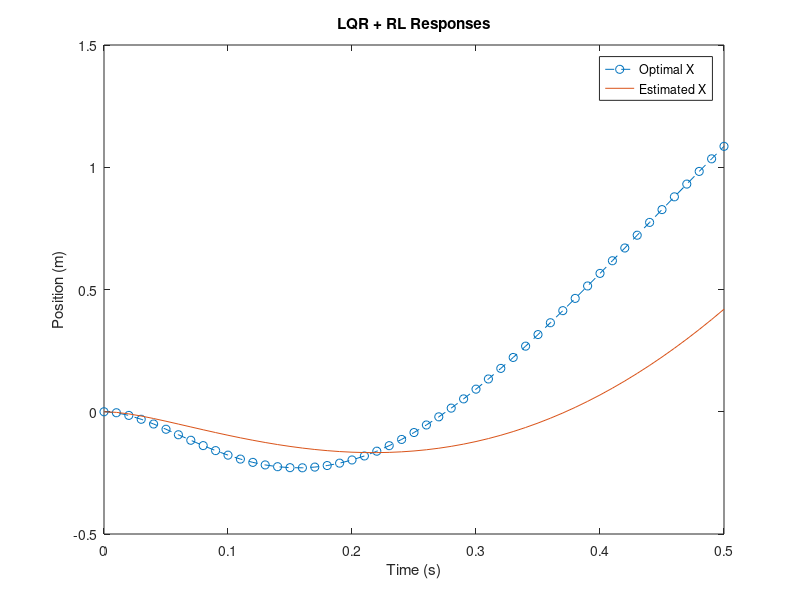

MATLAB code to generate this figure: (Note: this script raises an error after producing the figure.)
clc; clear; close all;

%% Plant Parameters
m0 = 1.5; % Mass of cart
m1 = .75; % Mass of first linkage
m2 = .5; % Mass of second linkage

l1 = .75; % Length of linkage 1
l2 = .5; % Length of linkage 2

%% Linearized Plant

g = 9.8;

M_0 = [...
    m0+m1+m2 (m1/2+m2)*l1 m2*l2/2;
    (m1/2+m2)*l1 (m1/3+m2)*l1^2 m2*l1*l2/2;
    m2*l2/2 m2*l1*l2/2 (m2*l2^2)/3;
    ];

pG_0 = [...
    0 0 0;
    0 -((.5*m1)+m2)*l1*g 0;
    0 0 -.5*m2*l2*g;
    ];

H = [1 0 0]';

A = [...
    zeros(3) eye(3);
    -inv(M_0)*pG_0 zeros(3);
    ];

B = [...
    zeros(3,1);
    inv(M_0)*H;
    ];

C = eye(6);
%% LQR
Q = [1 0 0 0 0 0;
    0 1 0 0 0 0;
    0 0 1 0 0 0;
    0 0 0 1 0 0;
    0 0 0 0 1 0;
    0 0 0 0 0 1];

R = 1;

K = lqr(A,B,Q,R);
[Kt,St,Pt] = lqr(A,B,Q,R);
At = A-B*K;

s = .01;
t = [0:s:10];
x0 = [0,deg2rad(20),deg2rad(40),0,0,0] ;

sys_cl = ss(At,B, eye(6),zeros(6,1));

[y_cl, tOut,x_cl] = initial(sys_cl,x0,t);
%% RL
clc
A = [...
    zeros(3) eye(3);
    -inv(M_0)*pG_0 zeros(3);
    ];

B = [...
    zeros(3,1);
    inv(M_0)*H;
    ];

%Q = [1 0 0 0 0 0;
     % 0 1 0 0 0 0;
     % 0 0 1 0 0 0;
     % 0 0 0 1 0 0;
     % 0 0 0 0 1 0;
     % 0 0 0 0 0 1];
Q = diag([70;100;100;30;1;1]);
R = 1;

C = eye(6);
s = .01
t = [0:s:.5]

[Kt,St,Pt] = lqr(A,B,Q,R);   %Testing
[Krl,Srl,Prl] = lqr(A,B,Q,R) %Optimal Case

%Made the guess the same as the optimal case 
  Guess_F = [1.0000 -331.9622  358.9084    3.7416  -17.6071   59.2992]; %Made the guess the same as the optimal case 
Optimal_F = [1.0000 -331.9622  358.9084    3.7416  -17.6071   59.2992];


x0_rl = [0,deg2rad(20),deg2rad(40),0,0,0]

M = 1;       % Number of epochs


for epoch = 1:M
    Arl = A-B*Guess_F
    sys = ss(Arl,zeros(size(Arl)), eye(size(Arl)),0);
    
    xrl = initial(sys,x0_rl,t);

    sim1_epoch_2 = [];
    sim2_epoch_2 = [];
    

    x1rl = xrl(:,1); %Vehicle Position Data 
    x2rl = xrl(:,2); %Vehicle Velocity Data
    x3rl = xrl(:,3); %Pendulum 1 Angle 
    x4rl = xrl(:,4); %Pendulum 1 A. Velocity
    x5rl = xrl(:,5); %Pendulum 2 Angle  
    x6rl = xrl(:,6); %Pendulum 2 A. Velocuty

    %LHS Initial Step
     sim1_epoch_2(1,:) = [...
        x1rl(1)^2 - x1rl(2)^2,  2*x1rl(1)*x2rl(1) - 2*x1rl(2)*x2rl(2), 2*x1rl(1)*x3rl(1) - 2*x1rl(2)*x3rl(2), 2*x1rl(1)*x4rl(1) - 2*x1rl(2)*x4rl(2), 2*x1rl(1)*x5rl(1) - 2*x1rl(2)*x5rl(2), 2*x1rl(1)*x6rl(1) - 2*x1rl(2)*x6rl(2), ...
        x2rl(1)^2 - x2rl(2)^2,  2*x2rl(1)*x3rl(1) - 2*x2rl(2)*x3rl(2), 2*x2rl(1)*x4rl(1) - 2*x2rl(2)*x4rl(2), 2*x2rl(1)*x5rl(1) - 2*x2rl(2)*x5rl(2), 2*x2rl(1)*x6rl(1) - 2*x2rl(2)*x6rl(2), ...
        x3rl(1)^2 - x3rl(2)^2,  2*x3rl(1)*x4rl(1) - 2*x3rl(2)*x4rl(2), 2*x3rl(1)*x5rl(1) - 2*x3rl(2)*x5rl(2), 2*x3rl(1)*x6rl(1) - 2*x3rl(2)*x6rl(2), ...
        x4rl(1)^2 - x4rl(2)^2,  2*x4rl(1)*x5rl(1) - 2*x4rl(2)*x5rl(2), 2*x4rl(1)*x6rl(1) - 2*x4rl(2)*x6rl(2), ...
        x5rl(1)^2 - x5rl(2)^2,  2*x5rl(1)*x6rl(1) - 2*x5rl(2)*x6rl(2), ...
        x6rl(1)^2 - x6rl(2)^2
        ];            



    %RHS Initial Step
    sim2_epoch_2(1) = ([x1rl(1), x2rl(1),x3rl(1), x4rl(1),x5rl(1),x6rl(1)]*(Q + Guess_F'*R*Guess_F)*[x1rl(1), x2rl(1),x3rl(1), x4rl(1),x5rl(1),x6rl(1)]')*s;                          
    
    for i = 2:length(t)-1
        % Left-hand side (Radial Basis)
        lhs_2 = [...
        x1rl(1)^2 - x1rl(i+1)^2,  2*x1rl(1)*x2rl(1) - 2*x1rl(i+1)*x2rl(i+1), 2*x1rl(1)*x3rl(1) - 2*x1rl(i+1)*x3rl(i+1), 2*x1rl(1)*x4rl(1) - 2*x1rl(i+1)*x4rl(i+1), 2*x1rl(1)*x5rl(1) - 2*x1rl(i+1)*x5rl(i+1), 2*x1rl(1)*x6rl(1) - 2*x1rl(i+1)*x6rl(i+1), ...
        x2rl(1)^2 - x2rl(i+1)^2,  2*x2rl(1)*x3rl(1) - 2*x2rl(i+1)*x3rl(i+1), 2*x2rl(1)*x4rl(1) - 2*x2rl(i+1)*x4rl(i+1), 2*x2rl(1)*x5rl(1) - 2*x2rl(i+1)*x5rl(i+1), 2*x2rl(1)*x6rl(1) - 2*x2rl(i+1)*x6rl(i+1), ...
        x3rl(1)^2 - x3rl(i+1)^2,  2*x3rl(1)*x4rl(1) - 2*x3rl(i+1)*x4rl(i+1), 2*x3rl(1)*x5rl(1) - 2*x3rl(i+1)*x5rl(i+1), 2*x3rl(1)*x6rl(1) - 2*x3rl(i+1)*x6rl(i+1), ...
        x4rl(1)^2 - x4rl(i+1)^2,  2*x4rl(1)*x5rl(1) - 2*x4rl(i+1)*x5rl(i+1), 2*x4rl(1)*x6rl(1) - 2*x4rl(i+1)*x6rl(i+1), ...
        x5rl(1)^2 - x5rl(i+1)^2,  2*x5rl(1)*x6rl(1) - 2*x5rl(i+1)*x6rl(i+1), ...
        x6rl(1)^2 - x6rl(i+1)^2
        ]; 
        
        % Right-hand side (cost function approximation using backward Euler)
        rhs_2 = ([x1rl(i), x2rl(i),x3rl(i), x4rl(i),x5rl(i),x6rl(i)]*(Q + Guess_F'*R*Guess_F)*[x1rl(i), x2rl(i),x3rl(i), x4rl(i),x5rl(i),x6rl(i)]')*s + sim2_epoch_2(i-1) ;
        
        % Collect simulation data
        sim1_epoch_2(i,:) = lhs_2;
        sim2_epoch_2(i) = rhs_2;
    end

    % Convert simulation results into column vectors
    sim1_epoch_2 = sim1_epoch_2;
    sim2_epoch_2 = sim2_epoch_2';

    % Calculate the new control policy F based on least-squares estimates
    k_2 = pinv(sim1_epoch_2) * sim2_epoch_2;
    k_2 = [k_2(1,1),k_2(2,1) ,k_2(3,1) ,k_2(4,1) ,k_2(5,1),k_2(6,1);
           k_2(2,1),k_2(7,1) ,k_2(8,1) ,k_2(9,1) ,k_2(10,1),k_2(11,1);
           k_2(3,1),k_2(8,1) ,k_2(12,1),k_2(13,1),k_2(14,1),k_2(15,1);
           k_2(4,1),k_2(9,1) ,k_2(13,1),k_2(16,1),k_2(17,1),k_2(18,1);
           k_2(5,1),k_2(10,1),k_2(14,1),k_2(17,1),k_2(19,1),k_2(20,1);
           k_2(6,1),k_2(11,1),k_2(15,1),k_2(18,1),k_2(20,1),k_2(21,1)
           ];
    
    Fnew_2 = inv(R) * B' * k_2;
    Guess_F = Fnew_2;

    x0_rl = [xrl(end,1),xrl(end,2),xrl(end,3),xrl(end,4),xrl(end,5),xrl(end,6)];

end 

x0_rl = [0,deg2rad(20),deg2rad(40),0,0,0]
Frl = Guess_F

Guess_f_i = [1.0000 -331.9622  358.9084    3.7416  -17.6071   59.2992]
F_optimal = inv(R)*B'*St


%Estimated Case 
A_rl = A-B*Frl
sys_rl = ss(A_rl,zeros(size(A_rl)),eye(size(A_rl)),0)
x_estimated_2 = initial(sys_rl,x0_rl,t)

%Optimal Case 
A_optimal_2 = A-B*F_optimal
sys_optimal_2 = ss(A_optimal_2,zeros(size(A_optimal_2)),eye(size(A_optimal_2)),0)
x_optimal_2 = initial(sys_optimal_2,x0_rl,t)



figure; 
plot(t,x_optimal_2(:,1),'o--',t,x_estimated_2(:,1))%,t,x_optimal_2(:,2),'x--',t,x_estimated_2(:,2),'--',t,x_optimal_2(:,3),'o',t,x_estimated_2(:,3),'b--');
legend('Optimal X' , 'Estimated X','Optimal Link Angle 1','Estimated Link Angle 1','Optimal Link Angle 2','Estimated Link Angle 2')
title('LQR + RL Responses')
xlabel('Time (s)')
ylabel('Position (m)')

%% Plot
cartPlot(x_estimated_2, m0, m1, m2, l1, l2, false, false, 10);